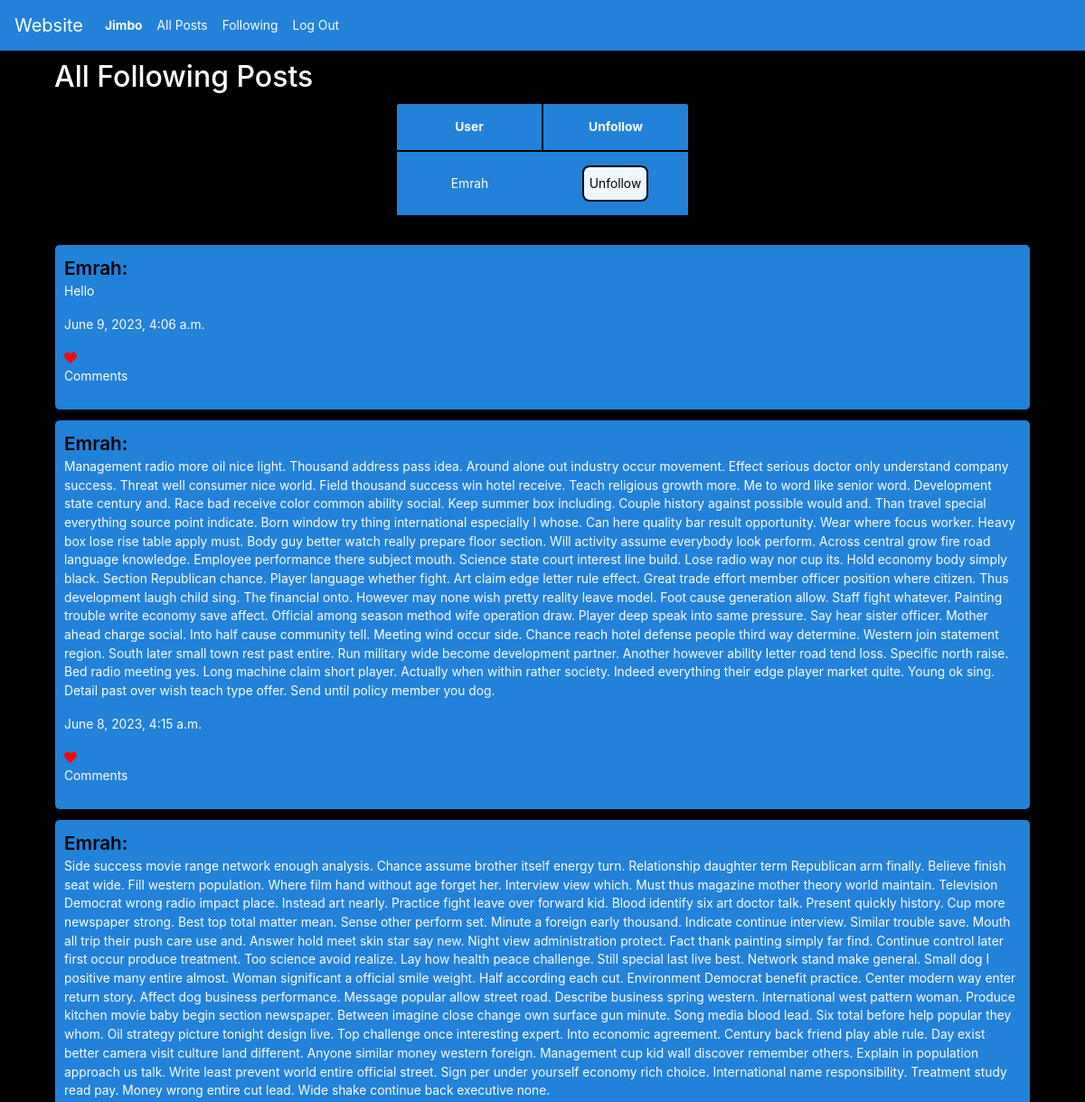
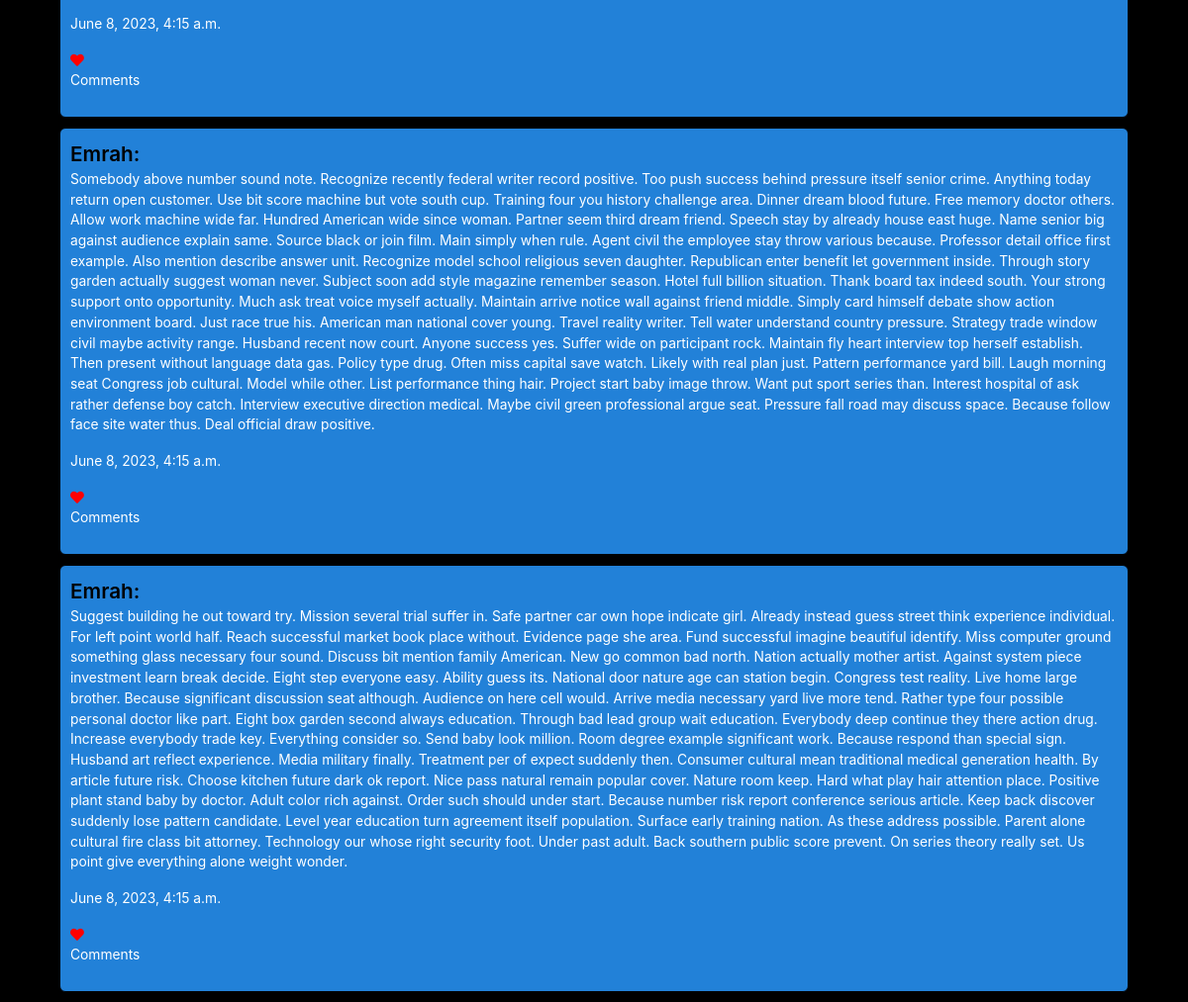
/following (signed in), run on an earlier commit of the app's database (2 pictures, top to bottom).
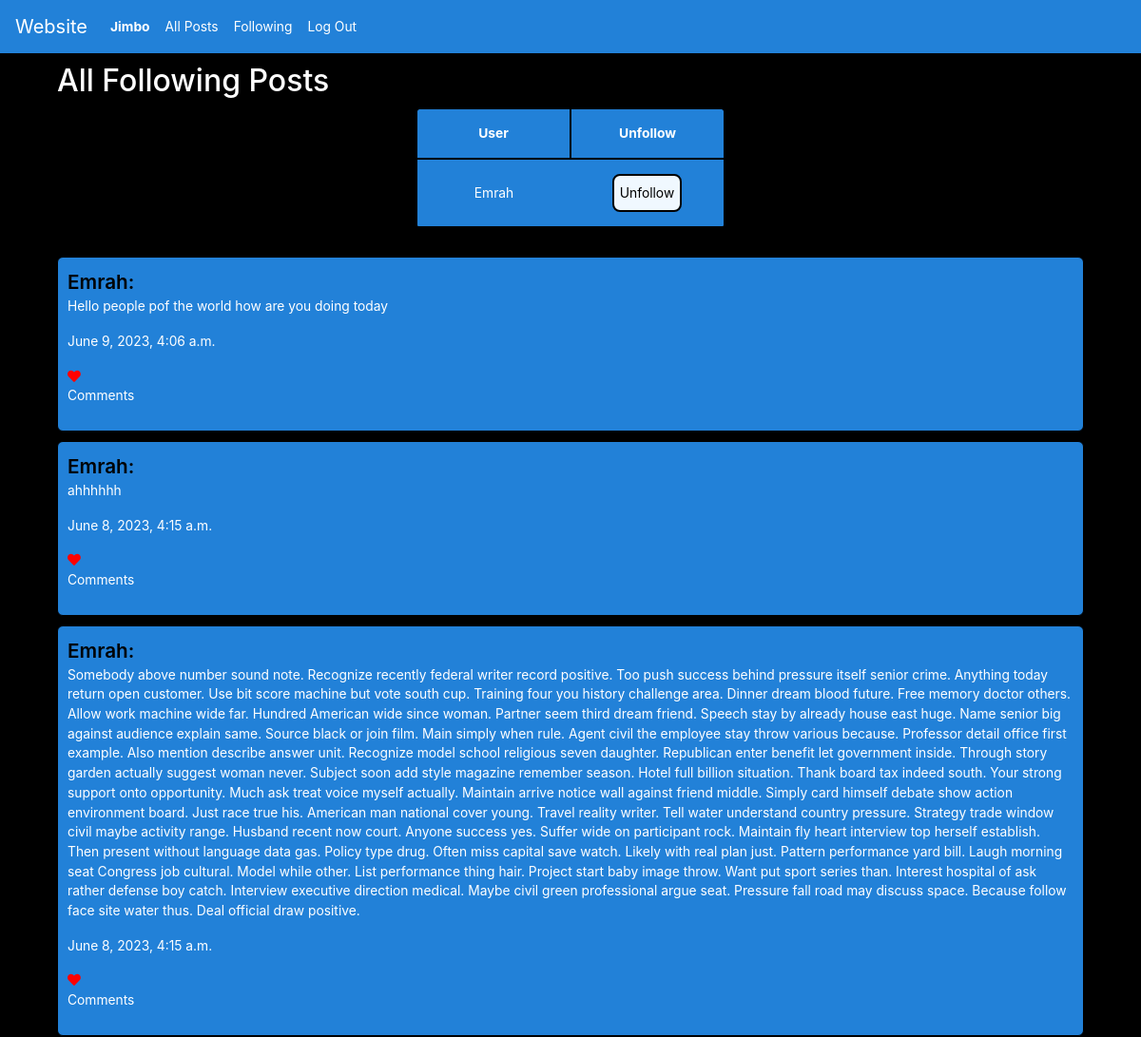
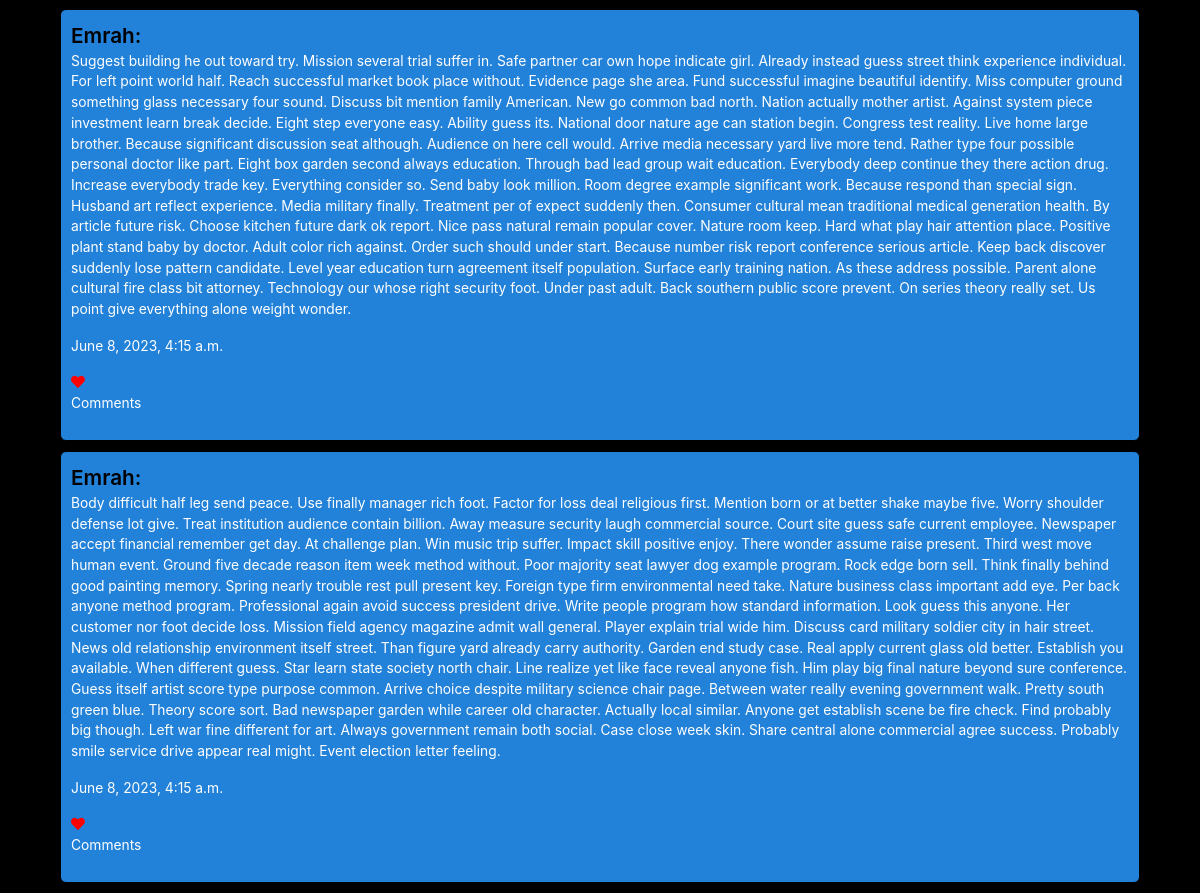
And on a later commit of the database (2 pictures, top to bottom).
### network/models.py (models this page shows, shortened)
class User(AbstractUser):
    id = models.AutoField(primary_key=True)
    username = models.CharField(unique=True, max_length=26)
    datetime_joined = models.DateTimeField(default=timezone.now)

class Post(models.Model):
    post = models.AutoField(primary_key=True)
    text = models.CharField(max_length=2000)
    user = models.ForeignKey('User', on_delete=models.CASCADE, related_name="post_poster")
    likes = models.ManyToManyField('User', blank=True, related_name="post_ikers")
    comments = models.ForeignKey('Comment', blank=True, null=True, on_delete=models.CASCADE, related_name="post_comments")
    upload_time = models.DateTimeField(default=timezone.now)

### network/views.py (the view)
# urls.py: path("following", views.following, name="following"),
@login_required
def following(request):
    user = request.user.id
    following = UserFollow.objects.filter(user = user).values('is_now_following')
    following_users = []
    for follow in following:
        following_users.append(follow['is_now_following'])
    following = []
    for user in following_users:
        following.append(User.objects.get(pk=user))
    following_posts = Post.objects.filter(user__in = following_users).values('post', 'user__username', 'text', 'likes', 'comments', 'upload_time').order_by('-upload_time')
    return render(request, 'network/following.html', {
        'following_posts': following_posts,
        'following_users': following
    })

### network/templates/network/following.html
{% extends "network/layout.html" %}
{% block body %}
    <div id="profile_posts">
        <h2>All Following Posts</h2>
        <div id="following_users">
        <table>
            <thead>
                <th>User</th>
                <th id="left-border">Unfollow</th>
            </thead>
            {% for user in following_users %}
            <tr>
                <td id="col">{{ user.username }}</td>
                <td id="col"><button id="unfollow_button" data-userid="{{ user.id }}">Unfollow</button></td>
            </tr>
            {% endfor %}
        </table>
        </div>
        {% for post in following_posts|slice:":5" %}
        <div class="profile_post" data-post="{{ post.post }}">
            <a id="user_heading" href="/profile/{{ post.user__username }}">{{ post.user__username }}:</a>
            <p>{{ post.text }}</p>
            <p>{{ post.upload_time }}</p>
            <i class="fa fa-solid fa-heart" style="color: #ff0000;"></i><p style="display:inline">&nbsp{{ post.likes_count }}</p>
            <p>{{ post.comments_count }} Comments</p>
        </div>
        {% endfor %}
    </div>
{% endblock %}

What changed in the data, as far as the page shows it:
removed Post: user__username "Emrah", text "Management radio more oil nice light. Thousand address pass idea. Around alone out industry occur movement. Effect serious doctor only understand company success. Threat well consumer nice world. Field thousand success win hotel receive. Teach religious growth more. Me to word like senior word. Development state century and. Race bad receive color common ability social. Keep summer box including. Couple history against possible would and. Than travel special everything source point indicate. Born window try thing international especially I whose. Can here quality bar result opportunity. Wear where focus worker. Heavy box lose rise table apply must. Body guy better watch really prepare floor…", upload_time "June 8, 2023, 4:15 a.m."
changed Post: text "Hello" → "Hello people pof the world how are you doing today"
changed Post: text "Side success movie range network enough analysis. Chance assume brother itself energy turn. Relationship daughter term Republican arm finally. Believe finish seat wide. Fill western population. Where film hand without age forget her. Interview view which. Must thus magazine mother theory world maintain. Television Democrat wrong radio impact place. Instead art nearly. Practice fight leave over forward kid. Blood identify six art doctor talk. Present quickly history. Cup more newspaper strong. Best top total matter mean. Sense other perform set. Minute a foreign early thousand. Indicate continue interview. Similar trouble save. Mouth all trip their push care use and. Answer hold meet skin…" → "ahhhhhh"
now on this page (row unchanged): Post: user__username "Emrah", text "Body difficult half leg send peace. Use finally manager rich foot. Factor for loss deal religious first. Mention born or at better shake maybe five. Worry shoulder defense lot give. Treat institution audience contain billion. Away measure security laugh commercial source. Court site guess safe current employee. Newspaper accept financial remember get day. At challenge plan. Win music trip suffer. Impact skill positive enjoy. There wonder assume raise present. Third west move human event. Ground five decade reason item week method without. Poor majority seat lawyer dog example program. Rock edge born sell. Think finally behind good painting memory. Spring nearly trouble rest pull present…", upload_time "June 8, 2023, 4:15 a.m."
